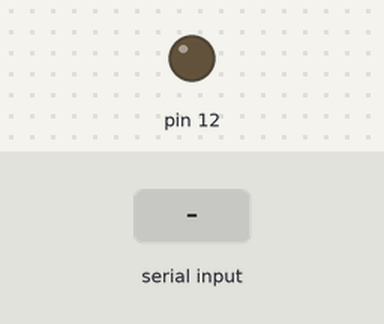
A sketch run on a simulated Arduino Uno, built with avr-gcc and run on an emulated ATmega328P. Parts: output pins drawn as LEDs (lit = HIGH). Inputs (shaded band) come from the test bench. What the sketch prints to the serial monitor is not drawn.

Above: at 1.8 s.
1.9 s: "a" received over the second serial link
At 2.5 s:
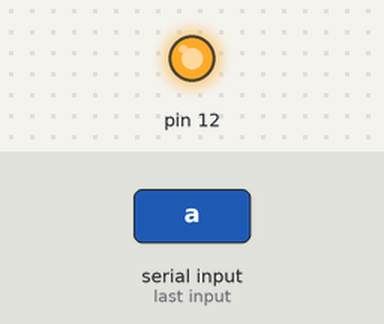
3.5 s: "b" received over the second serial link
At 4.9 s:
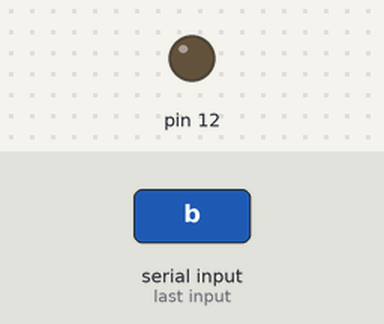
Timing chart, 0 to 6.5 s (numbered marks = the images above; inputs shaded):
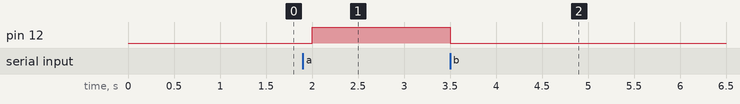

The sketch:

heatbeat3.ino
```cpp
#include <SoftwareSerial.h>
SoftwareSerial BTserial(2,3);
//String cmd= "";
//char sv = '0';
//char psv = '0';
//boolean f = true;
char cmd;
void setup(){

    //Initialize Serial Monitor
    Serial.begin(9600);
    //Initialize Bluetooth Serial Port
    BTserial.begin(9600);
    pinMode(12,OUTPUT);
}
void loop (){
    //Read data from HC06
//    while (BTserial.available()> 0){
//
//      cmd+= (char)BTserial.read();
//
//    }

       //if(!cmd.equals("")) Serial.println(cmd);


      if(BTserial.available()>0){


     cmd = BTserial.read();


        }
        if(cmd != '!') Serial.println(cmd);

          if(cmd == 'a'){ digitalWrite(12,HIGH); Serial.println(cmd);}
    else if(cmd == 'b'){ digitalWrite(12,LOW); Serial.println(cmd);}

    cmd = '!';

     delay (500);


    //Write sensor data to HC06
//   if(f){
//    BTserial.print(sv);
//    f=false;
//    }
//
//    if(sv !=psv) {
//
//      BTserial.print(sv);
//      psv = sv;
//    }
    //


}
```

Measured:
- after the input at 1.9 s, pin 12: LOW → HIGH after 0.10 s
- after the input at 3.5 s, pin 12: HIGH → LOW at once
